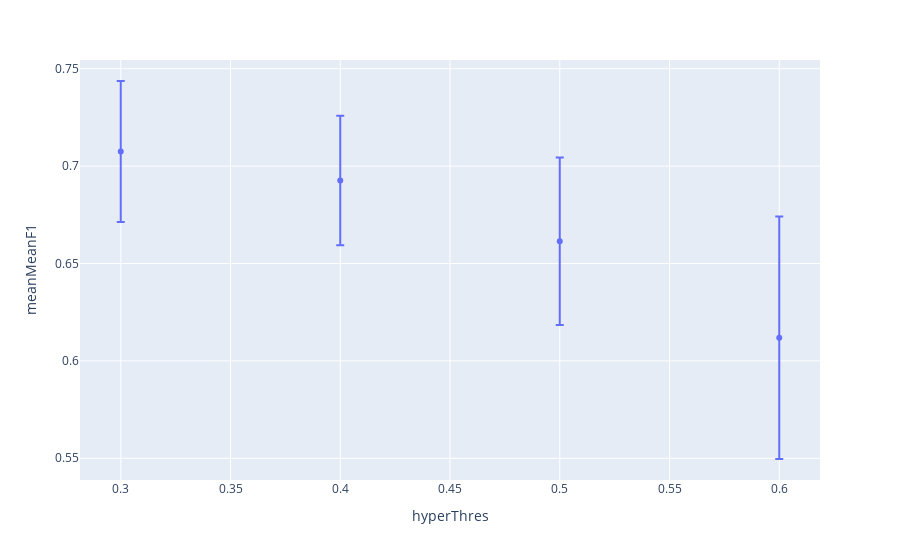

The code cell stored with this chart in its notebook:
### Markdown cell above
## Graphical representation of the optimal point

### Code cell
aux=hyperParams[(hyperParams.hyperDepth==optimal.hyperDepth)&(hyperParams.hyperDuration==optimal.hyperDuration)&
                (hyperParams.hyperClose==optimal.hyperClose)&(hyperParams.hyperConfidence==optimal.hyperConfidence)].reset_index(drop=True)
px.scatter(aux,x='hyperThres',y='meanMeanF1',error_y='stdMeanF1')

### Figure 1 — Plotly figure (JSON) as saved in the notebook; plotly's stock layout.template omitted (floating-point values rounded to 4 significant figures)
{"data": [{"error_y": {"array": [0.03617, 0.03324, 0.04299, 0.06227]}, "hovertemplate": "hyperThres=%{x}<br>meanMeanF1=%{y}<extra></extra>", "legendgroup": "", "marker": {"color": "#636efa", "symbol": "circle"}, "mode": "markers", "name": "", "orientation": "v", "showlegend": false, "type": "scatter", "x": [0.3, 0.4, 0.5, 0.6], "xaxis": "x", "y": [0.7075, 0.6926, 0.6614, 0.6119], "yaxis": "y"}], "layout": {"legend": {"tracegroupgap": 0}, "margin": {"t": 60}, "xaxis": {"anchor": "y", "domain": [0, 1], "title": {"text": "hyperThres"}}, "yaxis": {"anchor": "x", "domain": [0, 1], "title": {"text": "meanMeanF1"}}}}
